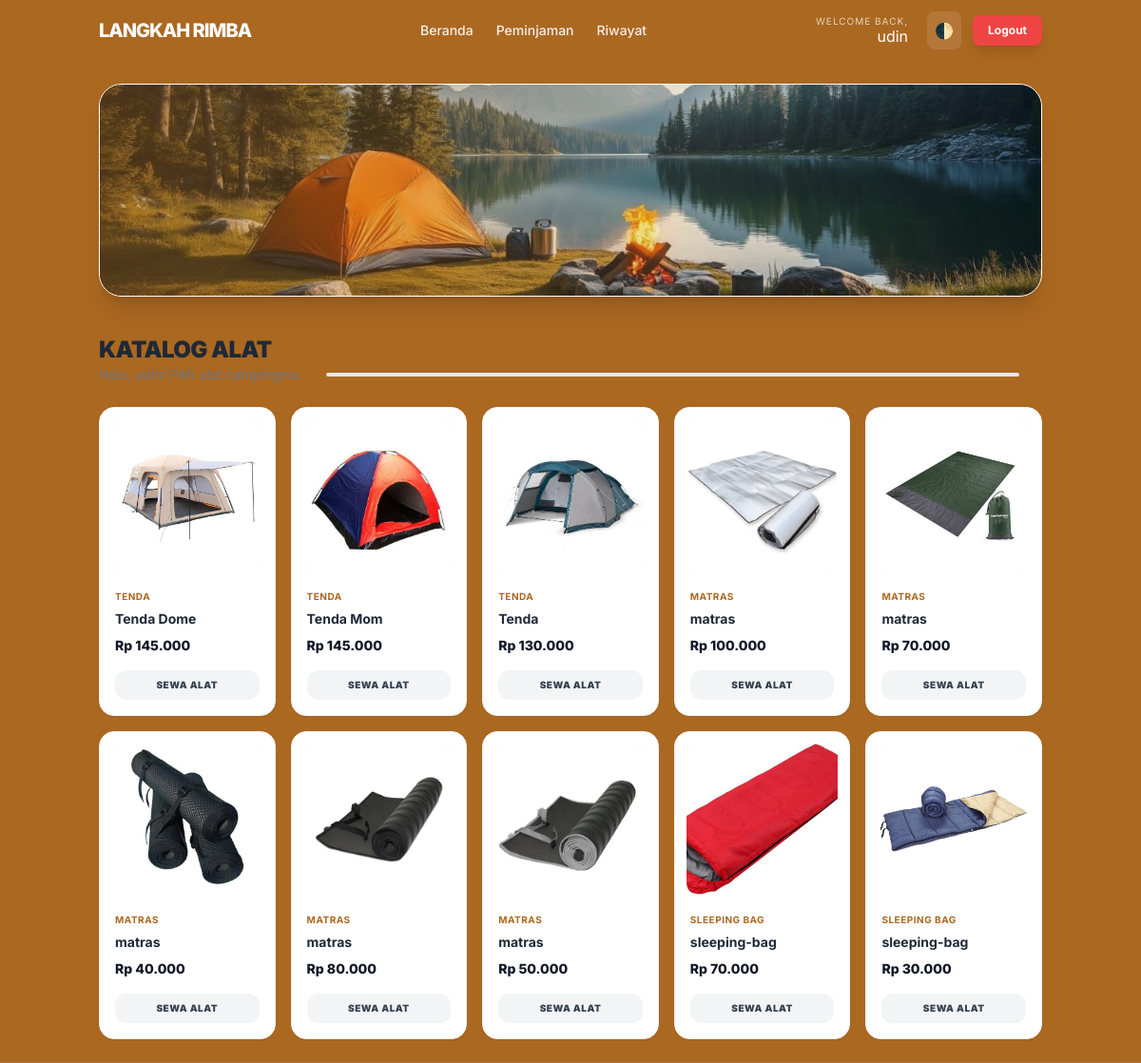
/view/v_Dashboard_user.php (signed in), run on the app's committed database.
### tables this page shows
CREATE TABLE `peralatan` (
  `id_alat` int(20) NOT NULL,
  `id_kategori` int(11) NOT NULL,
  `nama_alat` varchar(50) NOT NULL,
  `jumlah` int(11) NOT NULL,
  `foto_alat` varchar(255) NOT NULL,
  `harga` varchar(50) DEFAULT NULL
);

CREATE TABLE `kategori` (
  `id_kategori` int(11) NOT NULL,
  `nama_kategori` varchar(50) NOT NULL
);

### models/m_koneksi.php (called while the page is built, shortened)
<?php
class Koneksi {
    private $host = "localhost",
            $username = "root",
            $pass = "",
            $db = "peminjaman_alat";
    function __construct() {
        $this->koneksi = mysqli_connect(
            $this->host,
            $this->username,
            $this->pass,
            $this->db
        );
    }
}

### models/m_peralatan.php (called while the page is built, shortened)
<?php
include_once 'm_koneksi.php';
class alat {
    private $conn;
    public function __construct() {
        $db = new koneksi();
        $this->conn = $db->koneksi;
    }
    function tampil_data_alat() {
        $sql = "SELECT peralatan.*, kategori.nama_kategori
                FROM peralatan
                INNER JOIN kategori ON peralatan.id_kategori = kategori.id_kategori";
        $query = mysqli_query($this->conn, $sql);
        $result = [];
        while ($data = mysqli_fetch_object($query)) {
            $result[] = $data;
        }
        return $result;
    }
}
?>

### controller/c_peralatan.php (called while the page is built, shortened)
<?php
include_once __DIR__ . '/../models/m_peralatan.php';
$alat = new alat();
try {
    $data_alat = $alat->tampil_data_alat();
} catch (Exception $e) {
    echo "Error: " . $e->getMessage();
}

### view/v_Dashboard_user.php (the view, shortened to what this page needs)
<?php
include_once '../controller/c_peralatan.php';
$nama_user = $_SESSION['data']['nama']
    ?? $_SESSION['data']['username']
    ?? 'Pelanggan';
include_once 'template/navbar_adm.php';
?>
<!DOCTYPE html>
<html lang="id">
<head>
  <script src="https://cdn.tailwindcss.com"></script>
  <link rel="stylesheet" href="https://cdnjs.cloudflare.com/ajax/libs/font-awesome/6.4.0/css/all.min.css">
</head>
<body class="antialiased min-h-screen bg-slate-50 text-gray-900 dark:bg-gray-900">
  <main class="container py-6">
    <div class="max-w-7xl mx-auto">
      <div class="relative w-full h-40 md:h-56 mb-10 overflow-hidden rounded-3xl shadow-xl border border-white dark:border-gray-700">
        <img src="../asset/banner.jpeg" alt="Banner" class="w-full h-full object-cover">
        <div class="absolute inset-0 bg-gradient-to-r from-[#ab6821]/40 to-transparent"></div>
      </div>
      <div class="flex items-end justify-between mb-6">
        <div>
          <h2 class="text-2xl font-black tracking-tight text-gray-800 dark:text-white uppercase">Katalog Alat</h2>
          <p class="text-sm text-gray-500 dark:text-gray-400">Halo, <?= $nama_user ?>! Pilih alat campingmu.</p>
        </div>
        <div class="h-1 flex-grow mx-6 mb-2 bg-gray-200 dark:bg-gray-700 rounded-full hidden md:block"></div>
      </div>
      <div class="grid grid-cols-2 sm:grid-cols-3 md:grid-cols-4 lg:grid-cols-5 gap-4">
        <?php if (!empty($data_alat)): ?>
          <?php foreach ($data_alat as $data): ?>
          <div class="group bg-white dark:bg-gray-800 rounded-2xl overflow-hidden border border-gray-100 dark:border-gray-700 shadow-sm hover:shadow-xl hover:-translate-y-1 transition-all duration-300">
            <div class="p-3">
              <div class="aspect-square bg-gray-50 dark:bg-gray-900/50 flex items-center justify-center overflow-hidden rounded-xl shadow-inner">
                <img src="../asset/<?= $data->foto_alat ?>"
                     alt="<?= $data->nama_alat ?>"
                     class="img-box group-hover:scale-110 transition-transform duration-500 rounded-xl">
              </div>
            </div>
            <div class="px-4 pb-4">
              <span class="text-[10px] font-bold uppercase tracking-wider text-[#ab6821] dark:text-amber-400">
                <?= $data->nama_kategori ?>
              </span>
              <h3 class="text-sm font-bold text-gray-800 dark:text-gray-100 truncate mt-1">
                <?= $data->nama_alat ?>
              </h3>
              <p class="mt-2 text-gray-900 dark:text-white font-extrabold text-sm">
                Rp <?= number_format((int)$data->harga, 0, ',', '.') ?>
              </p>
              <a href="view_user/pesanan.php?id=<?= $data->id_alat ?>"
                 class="mt-4 block text-center w-full py-2 bg-gray-100 dark:bg-gray-700 hover:bg-[#ab6821] hover:text-white dark:hover:bg-[#ab6821] text-gray-700 dark:text-gray-200 text-[10px] font-black uppercase tracking-wider rounded-xl transition-all duration-200">
                Sewa Alat
              </a>
            </div>
          </div>
          <?php endforeach; ?>
        <?php else: ?>
          <div class="col-span-full py-20 text-center uppercase tracking-widest font-bold text-gray-400">
            Tidak ada data alat tersedia.
          </div>
        <?php endif; ?>
      </div>
    </div>
  </main>
</body>
</html>

### view/v_Dashboard_user.php (style rules this page uses)
.img-box { width: 100%; height: 100%; object-fit: cover; }

### data on the page
peralatan: foto_alat (picture), id_kategori.nama_kategori "TENDA", nama_alat "Tenda Dome", harga "145.000"
peralatan: foto_alat (picture), id_kategori.nama_kategori "TENDA", nama_alat "Tenda Mom", harga "145.000"
peralatan: foto_alat (picture), id_kategori.nama_kategori "TENDA", nama_alat "Tenda", harga "130.000"
peralatan: foto_alat+nama_alat (picture), id_kategori.nama_kategori "MATRAS", nama_alat "matras", harga "100.000"
peralatan: foto_alat+nama_alat (picture), id_kategori.nama_kategori "MATRAS", nama_alat "matras", harga "70.000"
peralatan: foto_alat+nama_alat (picture), id_kategori.nama_kategori "MATRAS", nama_alat "matras", harga "40.000"
peralatan: foto_alat+nama_alat (picture), id_kategori.nama_kategori "MATRAS", nama_alat "matras", harga "80.000"
peralatan: foto_alat+nama_alat (picture), id_kategori.nama_kategori "MATRAS", nama_alat "matras", harga "50.000"
peralatan: foto_alat+nama_alat (picture), id_kategori.nama_kategori "SLEEPING BAG", nama_alat "sleeping-bag", harga "70.000"
peralatan: foto_alat+nama_alat (picture), id_kategori.nama_kategori "SLEEPING BAG", nama_alat "sleeping-bag", harga "30.000"

### other printed values
$nama_user "udin"
